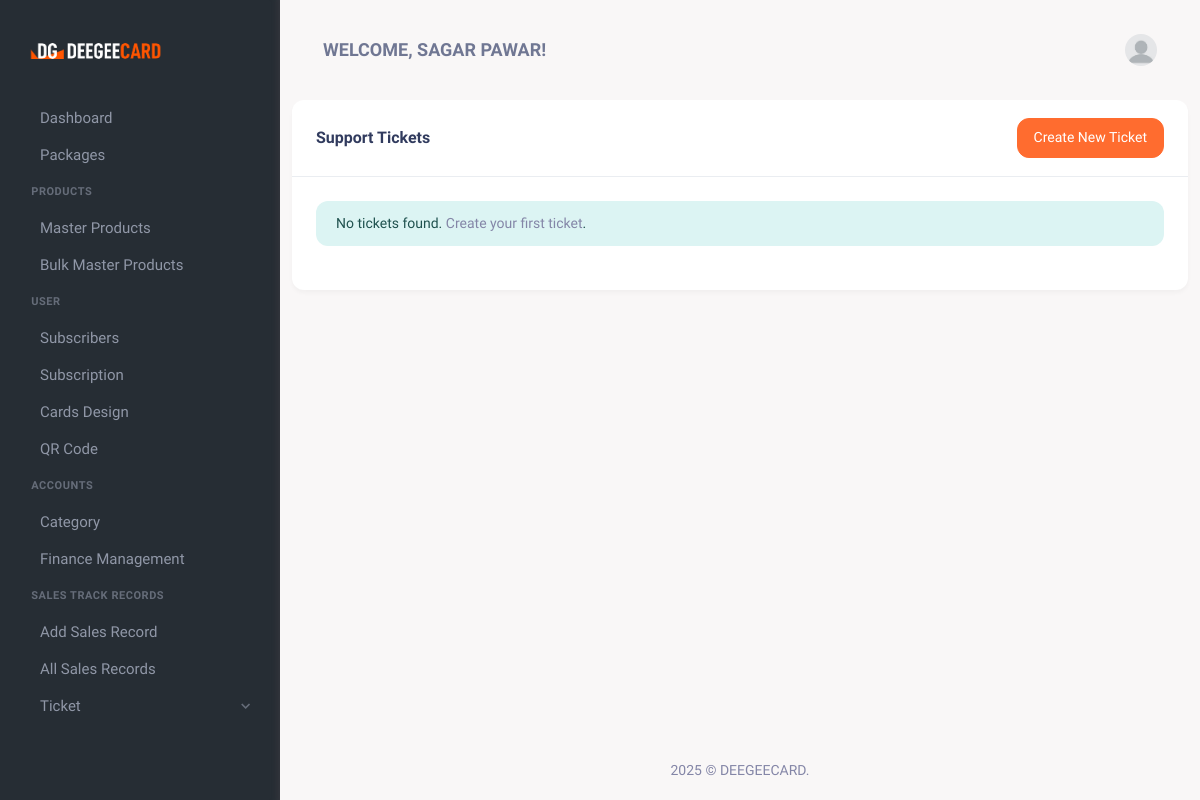
The app's page /tickets.php (signed in), older data.
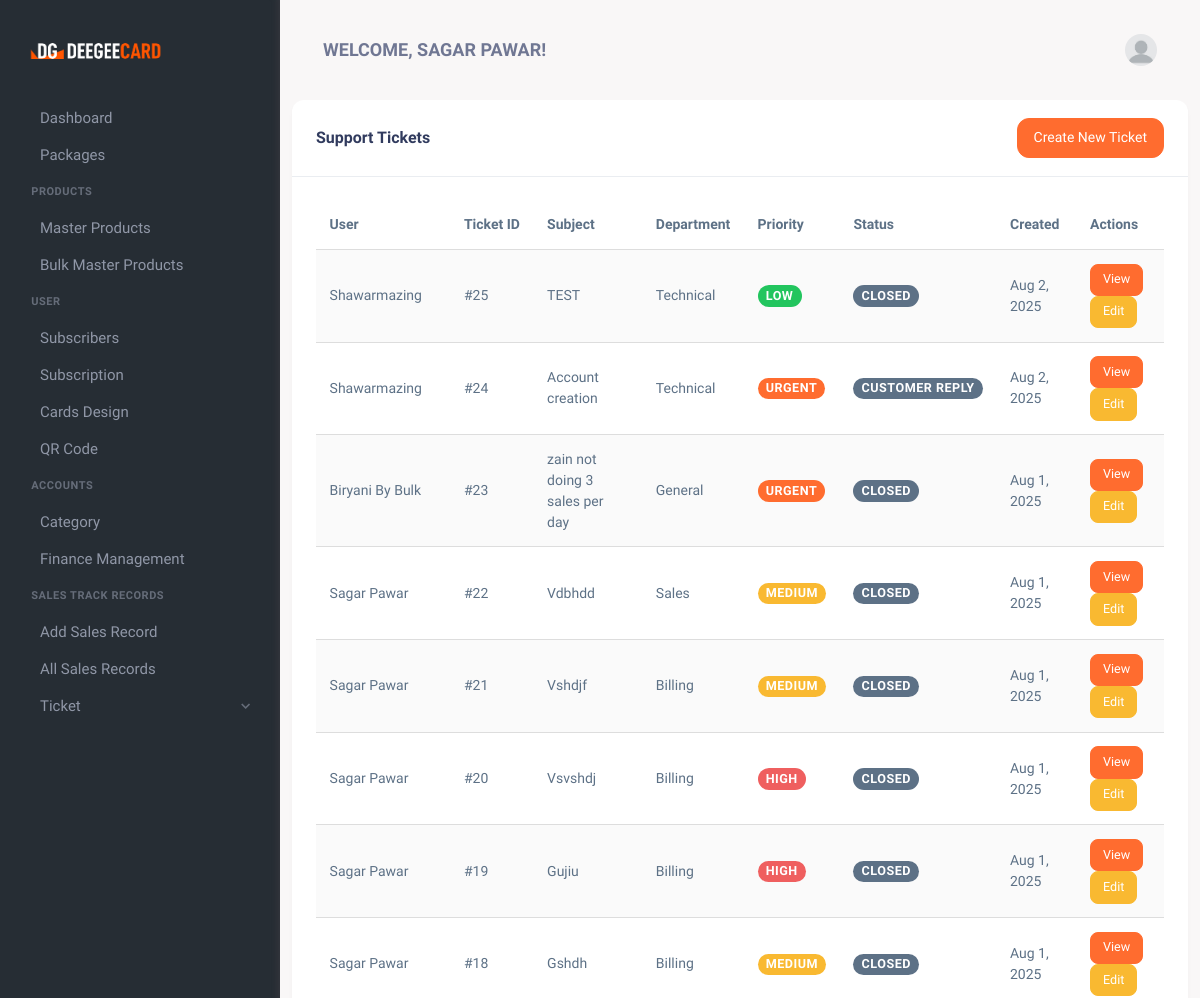
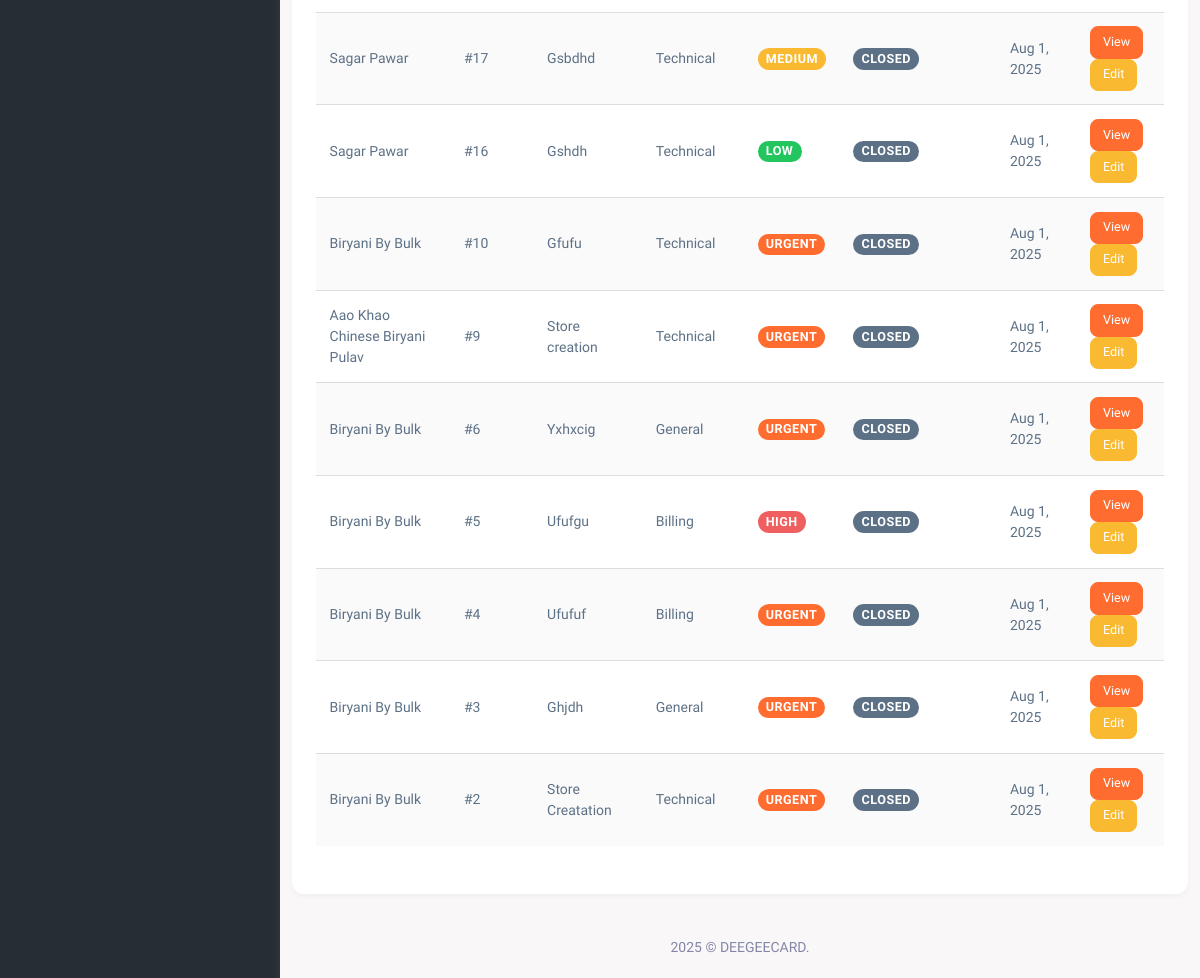
The same page, newer data (2 pictures, top to bottom).
### tables this page shows
CREATE TABLE `tickets` (
  `id` int(11) NOT NULL,
  `user_id` int(11) NOT NULL,
  `subject` varchar(255) NOT NULL,
  `department` varchar(50) NOT NULL,
  `priority` varchar(20) NOT NULL,
  `message` text NOT NULL,
  `status` varchar(20) NOT NULL DEFAULT 'Open',
  `created_at` timestamp NOT NULL DEFAULT CURRENT_TIMESTAMP,
  `updated_at` timestamp NOT NULL DEFAULT CURRENT_TIMESTAMP ON UPDATE CURRENT_TIMESTAMP
);

CREATE TABLE `users` (
  `id` int(11) NOT NULL,
  `Name` varchar(100) NOT NULL,
  `Email` varchar(100) NOT NULL,
  `Password` varchar(255) NOT NULL,
  `role` enum('admin','user','sales_person') NOT NULL DEFAULT 'user',
  `created_at` timestamp NOT NULL DEFAULT CURRENT_TIMESTAMP,
  `updated_at` timestamp NOT NULL DEFAULT CURRENT_TIMESTAMP ON UPDATE CURRENT_TIMESTAMP,
  `phone` varchar(15) NOT NULL,
  `address` text NOT NULL,
  `is_trial` tinyint(1) DEFAULT '0',
  `trial_start` datetime DEFAULT NULL,
  `trial_end` datetime DEFAULT NULL
);

### tickets.php (the view, shortened to what the changed rows need)
<?php
require 'db_connection.php';
$user_id = $_SESSION['user_id'];
$is_admin = false;
$user_sql = "SELECT role FROM users WHERE id = ?";
$user_stmt = $conn->prepare($user_sql);
$user_stmt->bind_param("i", $user_id);
$user_stmt->execute();
$user_result = $user_stmt->get_result();
$user = $user_result->fetch_assoc();
if ($user['role'] === 'admin') {
    $is_admin = true;
}
if ($is_admin) {
    $sql = "SELECT t.*, u.name as user_name
            FROM tickets t
            JOIN users u ON t.user_id = u.id
            ORDER BY t.created_at DESC";
} else {
    $sql = "SELECT t.*, u.name as user_name
            FROM tickets t
            JOIN users u ON t.user_id = u.id
            WHERE t.user_id = ?
            ORDER BY t.created_at DESC";
}
$stmt = $conn->prepare($sql);
$stmt->execute();
$tickets = $stmt->get_result()->fetch_all(MYSQLI_ASSOC);
?>
<!DOCTYPE html>
<html lang="en">
<head>
    <link href="assets/css/vendor.min.css" rel="stylesheet" type="text/css" />
    <link href="assets/css/icons.min.css" rel="stylesheet" type="text/css" />
    <link href="assets/css/app.min.css" rel="stylesheet" type="text/css" />
    <link href="assets/css/style.css" rel="stylesheet" type="text/css" />
    <link href="https://cdn.materialdesignicons.com/5.4.55/css/materialdesignicons.min.css" rel="stylesheet">
</head>
<body>
    <div class="wrapper">
        <div class="page-content">
            <div class="container">
                <div class="row">
                    <div class="col-xl-12">
                        <div class="card">
                            <div class="card-body">
                                <?php if (empty($tickets)): ?>
                                    <div class="alert alert-info">
                                        No tickets found. <a href="create_ticket.php">Create your first ticket</a>.
                                    </div>
                                <?php else: ?>
                                    <div class="table-responsive">
                                        <table class="table table-striped">
                                            <thead>
                                                <tr>
                                                    <?php if ($is_admin): ?>
                                                        <th>User</th>
                                                    <?php endif; ?>
                                                    <th>Ticket ID</th>
                                                    <th>Subject</th>
                                                    <th>Department</th>
                                                    <th>Priority</th>
                                                    <th>Status</th>
                                                    <th>Created</th>
                                                    <th>Actions</th>
                                                </tr>
                                            </thead>
                                            <tbody>
                                                <?php foreach ($tickets as $ticket): ?>
                                                    <tr>
                                                        <?php if ($is_admin): ?>
                                                            <td><?= htmlspecialchars($ticket['user_name']) ?></td>
                                                        <?php endif; ?>
                                                        <td>#<?= $ticket['id'] ?></td>
                                                        <td><?= htmlspecialchars($ticket['subject']) ?></td>
                                                        <td><?= htmlspecialchars($ticket['department']) ?></td>
                                                        <td>
                                                            <span class="badge bg-<?=
                                                                $ticket['priority'] === 'Low' ? 'success' :
                                                                ($ticket['priority'] === 'Medium' ? 'warning' :
                                                                ($ticket['priority'] === 'High' ? 'danger' : 'primary'))
                                                            ?>">
                                                                <?= htmlspecialchars($ticket['priority']) ?>
                                                            </span>
                                                        </td>
                                                        <td>
                                                            <span class="badge bg-<?=
                                                                $ticket['status'] === 'Open' ? 'warning' :
                                                                ($ticket['status'] === 'In Progress' ? 'info' :
                                                                ($ticket['status'] === 'Resolved' ? 'success' : 'secondary'))
                                                            ?>">
                                                                <?= htmlspecialchars($ticket['status']) ?>
                                                            </span>
                                                        </td>
                                                        <td><?= date('M j, Y', strtotime($ticket['created_at'])) ?></td>
                                                        <td>
                                                            <a href="view_tickets.php?id=<?= $ticket['id'] ?>" class="btn btn-sm btn-primary">
                                                                <i class="mdi mdi-eye"></i> View
                                                            </a>
                                                            <?php if ($is_admin): ?>
                                                                <a href="view_tickets.php?id=<?= $ticket['id'] ?>" class="btn btn-sm btn-warning">
                                                                    <i class="mdi mdi-pencil"></i> Edit
                                                                </a>
                                                            <?php endif; ?>
                                                        </td>
                                                    </tr>
                                                <?php endforeach; ?>
                                            </tbody>
                                        </table>
                                    </div>
                                <?php endif; ?>
                            </div>
                        </div>
                    </div>
                </div>
            </div>
        </div>
    </div>
</body>
</html>

Row changes from the older to the newer data that the page shows:
added tickets: user.Name "Shawarmazing", id "25", subject "TEST", department "Technical", priority "LOW", status "CLOSED", created_at "Aug 2, 2025"
added tickets: user.Name "Shawarmazing", id "24", subject "Account creation", department "Technical", priority "URGENT", status "CUSTOMER REPLY", created_at "Aug 2, 2025"
added tickets: user.Name "Biryani By Bulk", id "23", subject "zain not doing 3 sales per day", department "General", priority "URGENT", status "CLOSED", created_at "Aug 1, 2025"
added tickets: user.Name "Sagar Pawar", id "22", subject "Vdbhdd", department "Sales", priority "MEDIUM", status "CLOSED", created_at "Aug 1, 2025"
added tickets: user.Name "Sagar Pawar", id "21", subject "Vshdjf", department "Billing", priority "MEDIUM", status "CLOSED", created_at "Aug 1, 2025"
added tickets: user.Name "Sagar Pawar", id "20", subject "Vsvshdj", department "Billing", priority "HIGH", status "CLOSED", created_at "Aug 1, 2025"
added tickets: user.Name "Sagar Pawar", id "19", subject "Gujiu", department "Billing", priority "HIGH", status "CLOSED", created_at "Aug 1, 2025"
added tickets: user.Name "Sagar Pawar", id "18", subject "Gshdh", department "Billing", priority "MEDIUM", status "CLOSED", created_at "Aug 1, 2025"
added tickets: user.Name "Sagar Pawar", id "17", subject "Gsbdhd", department "Technical", priority "MEDIUM", status "CLOSED", created_at "Aug 1, 2025"
added tickets: user.Name "Sagar Pawar", id "16", subject "Gshdh", department "Technical", priority "LOW", status "CLOSED", created_at "Aug 1, 2025"
added tickets: user.Name "Biryani By Bulk", id "10", subject "Gfufu", department "Technical", priority "URGENT", status "CLOSED", created_at "Aug 1, 2025"
added tickets: user.Name "Aao Khao Chinese Biryani Pulav", id "9", subject "Store creation", department "Technical", priority "URGENT", status "CLOSED", created_at "Aug 1, 2025"
added tickets: user.Name "Biryani By Bulk", id "6", subject "Yxhxcig", department "General", priority "URGENT", status "CLOSED", created_at "Aug 1, 2025"
added tickets: user.Name "Biryani By Bulk", id "5", subject "Ufufgu", department "Billing", priority "HIGH", status "CLOSED", created_at "Aug 1, 2025"
added tickets: user.Name "Biryani By Bulk", id "4", subject "Ufufuf", department "Billing", priority "URGENT", status "CLOSED", created_at "Aug 1, 2025"
added tickets: user.Name "Biryani By Bulk", id "3", subject "Ghjdh", department "General", priority "URGENT", status "CLOSED", created_at "Aug 1, 2025"
added tickets: user.Name "Biryani By Bulk", id "2", subject "Store Creatation", department "Technical", priority "URGENT", status "CLOSED", created_at "Aug 1, 2025"
Text that changed along with them:
text no longer shown: "No tickets found. Create your first ticket ."
text now shown: "User Ticket ID Subject Department Priority Status Created Actions"
